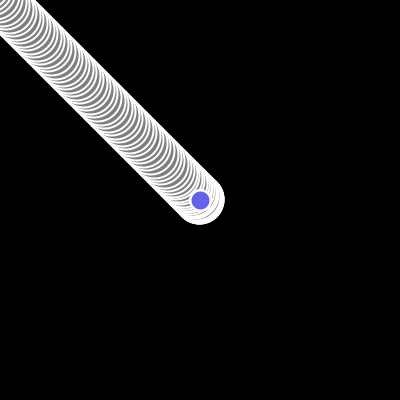
Frame 1 (no input)
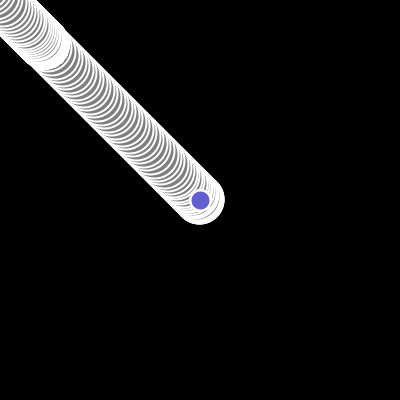
Frame 60 (the mouse pressed at the canvas centre just before this capture)
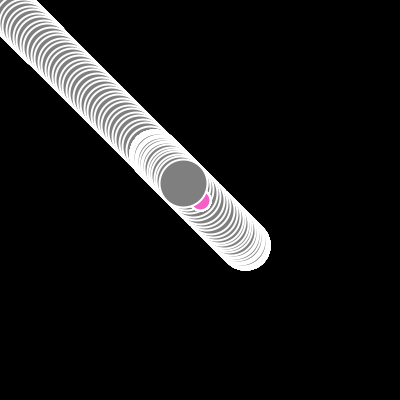
Frame 120 (the mouse held since frame 60 and released just before this capture)

The Processing sketch that drew these frames (run headless with seeded random() and noise(); from frame 60 on, the mouse is pressed at the canvas centre):

// Processing sketch: particulas1
// ── particulas1.pde
ArrayList<Particle> pSystem;
Mover mover;
void setup() {
  mover = new Mover(); 
  size(400, 400);
  background(0);
  pSystem = new ArrayList<Particle>();
  int nP =100;
  for (int i = 0; i<nP; i++ ) {
    Particle newParticle = new Particle();
    pSystem.add(newParticle);
  }
}

void draw() {
  

  for (int i=pSystem.size()-1; i>=0; i--) {
    Particle theParticle = pSystem.get(i);
    if (theParticle.alive) {
      theParticle.run();
    } else {
      pSystem.remove(theParticle);
    }
      mover.update();
  
  mover.display(); 
  }
  println("particulas:"+pSystem.size());// Mover
}



void mouseMoved() {
  Particle newParticle = new Particle(mouseX, mouseY);
  pSystem.add(newParticle);
}
// ── Mover.pde
class Mover {

  
  PVector location;
  PVector velocity;
  PVector acceleration;
  
  float topspeed;

  Mover() {
    
    location = new PVector(width/2,height/2);
    velocity = new PVector(0,0);
    topspeed = 5;
  }

  void update() {
    
   
    PVector mouse = new PVector(mouseX,mouseY);
    PVector acceleration = PVector.sub(mouse,location);
    
    acceleration.setMag(0.2);
    
  
    velocity.add(acceleration);

    velocity.limit(topspeed);
   
    location.add(velocity);
  }

  void display() {
    stroke(255);
    strokeWeight(2);
    fill(127);
    ellipse(location.x,location.y,48,48);
  }

}
// ── Particle.pde
class Particle {
  float x, y, size, speedX,speedY,acc;
  boolean alive;

  Particle() {
    x= width/2;
    y=height/2;
    size=20;
    speedX=0;
    speedY=0;
    acc=0;
    alive=true;
  }
  Particle(float nx, float ny) {
    x= nx;
    y=ny;
    size=20;
    speedX=2;
    speedY=1;
    acc=0;
    alive=true;
  }
  void run() {
    move();
    lifeSpan();
    // dibujarce 
    paint();
  }
  void paint() {
    fill(random(0,255),random(0,255),random(0,255));
    ellipse(x, y, size, size);
  }
  void move(){
  y+=speedX;
  x+=speedY;
  }
  void gravity(){
  y+=0.3;
  }
  void lifeSpan(){
  if(this.y>height){
  alive=false;
  
  }
  }
}
